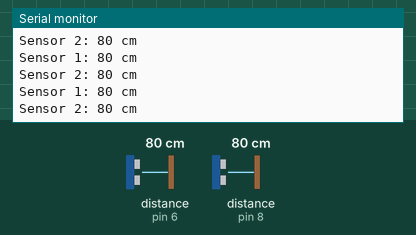
A sketch run on a simulated Arduino Uno, built with avr-gcc and run on an emulated ATmega328P. On the bench: the last lines printed to the serial monitor. Wiring (inferred from the names in the program): 2 × ultrasonic range finder: trigger pin 7, echo pin 6 / trigger pin 9, echo pin 8. The test bench sets the inputs (shaded band); at power-on: distance to the obstacle (sensors on pin 6, pin 8) 80 cm. The echo pulse lasts 58.3 µs per cm.

Above: at 1.2 s.
1.3 s: distance to the obstacle (sensor on pin 6) set to 2 cm
At 2.0 s:
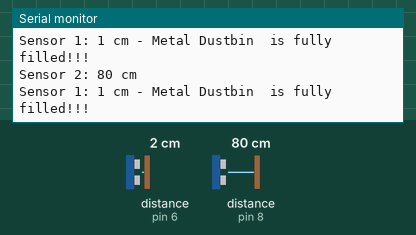
2.9 s: distance to the obstacle (sensor on pin 8) set to 2 cm
At 3.14 s:
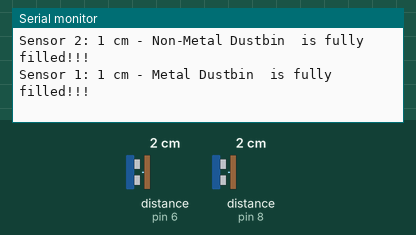
4.6 s: distance to the obstacle (sensor on pin 6) set to 4 cm
At 4.74 s:
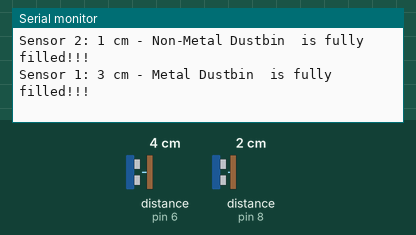
7.6 s: distance to the obstacle (sensor on pin 8) set to 4 cm
At 7.67 s:
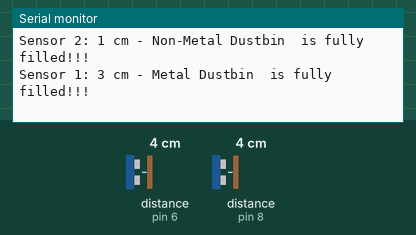
10.6 s: distance to the obstacle (sensor on pin 6) set to 60 cm
At 10.74 s:
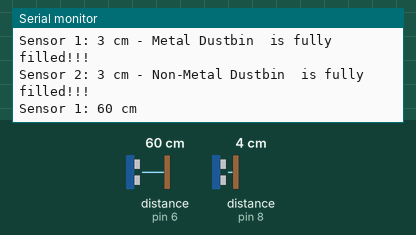
13.6 s: distance to the obstacle (sensor on pin 8) set to 120 cm
At 13.68 s:
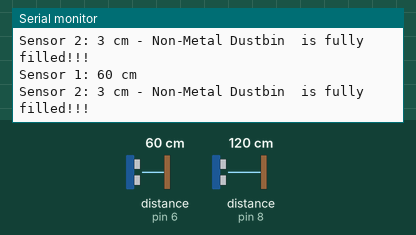
Timing chart, 0 to 16.6 s (numbered marks = the images above; inputs shaded):
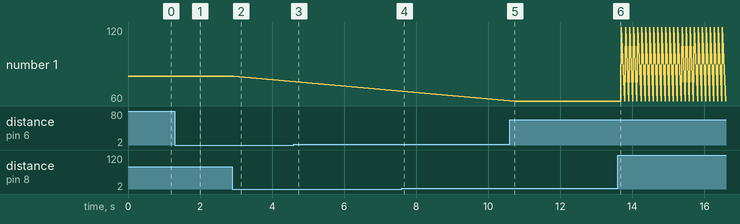

The sketch:

containerfilled.ino
```cpp
const int pingPin1 = 7;
const int echoPin1 = 6;

const int pingPin2 = 9;
const int echoPin2 = 8;

void setup() {
   Serial.begin(9600);
}

void loop() {
   long duration1, cm1;
   long duration2, cm2;

   // Sensor 1
   pinMode(pingPin1, OUTPUT);
   digitalWrite(pingPin1, LOW);
   delayMicroseconds(2);
   digitalWrite(pingPin1, HIGH);
   delayMicroseconds(10);
   digitalWrite(pingPin1, LOW);
   pinMode(echoPin1, INPUT);
   duration1 = pulseIn(echoPin1, HIGH);
   cm1 = microsecondsToCentimeters(duration1);

   // Sensor 2
   pinMode(pingPin2, OUTPUT);
   digitalWrite(pingPin2, LOW);
   delayMicroseconds(2);
   digitalWrite(pingPin2, HIGH);
   delayMicroseconds(10);
   digitalWrite(pingPin2, LOW);
   pinMode(echoPin2, INPUT);
   duration2 = pulseIn(echoPin2, HIGH);
   cm2 = microsecondsToCentimeters(duration2);

   // Display results for Sensor 1
   Serial.print("Sensor 1: ");
   Serial.print(cm1);
   Serial.print(" cm");
   if(cm1 <= 3){
      Serial.print(" - Metal Dustbin  is fully filled!!!");
   }
   Serial.println();

   // Display results for Sensor 2
   Serial.print("Sensor 2: ");
   Serial.print(cm2);
   Serial.print(" cm");
   if(cm2 <= 3){
      Serial.print(" - Non-Metal Dustbin  is fully filled!!!");
   }
   Serial.println();

   delay(100);
}

long microsecondsToCentimeters(long microseconds) {
   return microseconds / 29 / 2;
}
```

Measured:
- after the input at 1.3 s, the serial monitor: prints a new line at once (image 1)
- after the input at 2.9 s, the serial monitor: prints a new line after 0.14 s (image 2)
- after the input at 4.6 s, the serial monitor: prints a new line after 0.13 s (image 3)
- after the input at 10.6 s, the serial monitor: prints a new line after 0.13 s (image 5)
- plotted number 1: 80 → 60 after the input at 10.6 s, 60 → 120 after the input at 13.6 s
